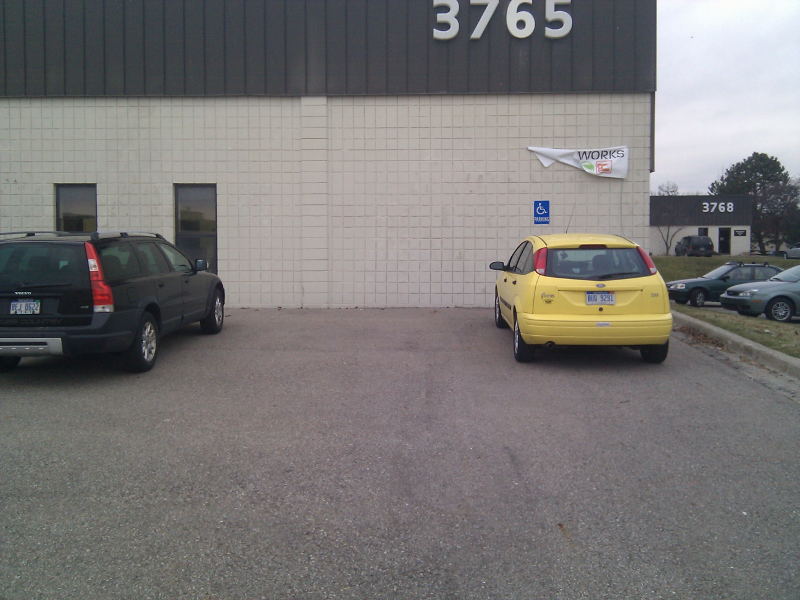
#> input picture resources/parking-car.png, 800 x 600 px, given in place of cable.h264, which was not available
$ python Thresholding.py   (older library calls are emulated)
#> lines starting #> are read from the running program, lines starting #| are printed output that depends on the picture; after the words box and inside, x2 and y2 are one past the last pixel; in counts of white or black regions, pixels touching at a corner belong together; pictures that were not available may be replaced by others from this repository, and a replacement may not be noted
import cv2
import os
import numpy as np

base = 'base'
stainsInWhite = 'stainsInWhite'
stainsInBlackAndWhite = 'stainsInBlackAndWhite'
stainsInBlack = 'stainsInBlack'


def show_image(windowname, img):
    cv2.imshow(windowname, img)
    # cv2.waitKey(0)
    # cv2.destroyAllWindows()


def save_img(path, img):
    cv2.imwrite(path, img)


# [7 lines left out: function threshold_and_show_image, not called in this run]


def invert_image(image):
    return cv2.bitwise_not(image)


def invert_mask(mask):
    return cv2.invert(mask)


# [40 lines left out: functions mask_image, run, create_and_print_mask_etc, not called in this run]


if __name__ == '__main__':
    cap = cv2.VideoCapture('../resources/cable.h264')
    while cap.isOpened():
        ret, img = cap.read()
#> img is the input picture: shape (600, 800, 3); mean B, G, R 117.2, 118.2, 120.8
        if not ret:
            break

        img = cv2.resize(img, (500, 500))
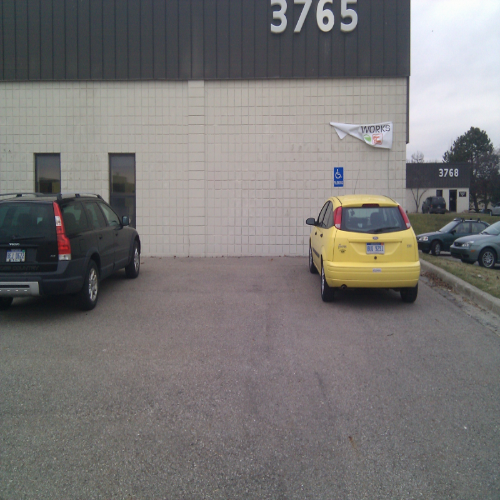
#> img: shape (500, 500, 3); mean B, G, R 117.1, 118.1, 120.7
        gray = cv2.cvtColor(img, cv2.COLOR_BGR2GRAY)
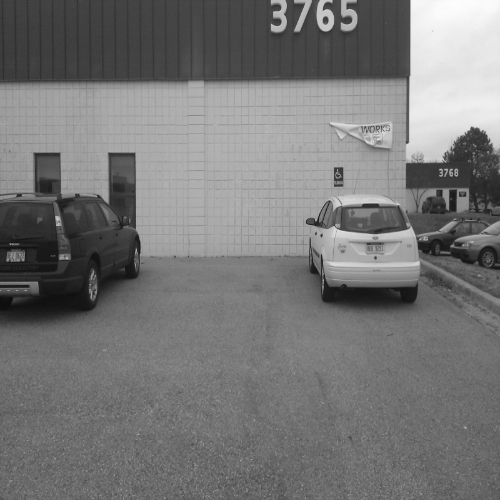
#> gray: shape (500, 500); min 12, max 253, mean 118.7

        ret, thresh = cv2.threshold(gray, 127, 255, 0)
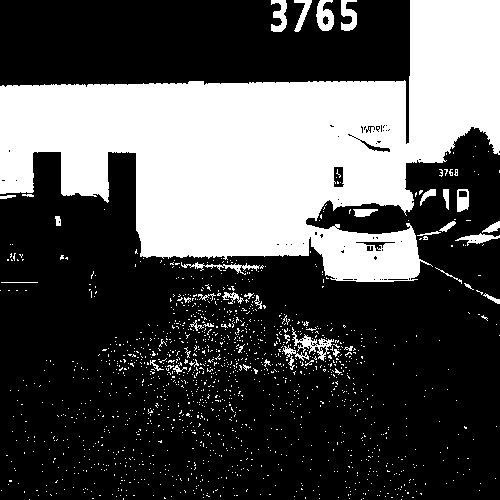
#> thresh: shape (500, 500); 31.9% white; 1478 white regions (1437 under 20 px)
        img2, contours, hierarchy = cv2.findContours(thresh, cv2.RETR_LIST, cv2.CHAIN_APPROX_SIMPLE)
#> contours = 1600 contours, 1565 with area under 20; largest, box (x1, y1, x2, y2) and area: (0, 0, 500, 282) 72377, (316, 0, 334, 31) 352, (292, 327, 334, 361) 319, (271, 0, 287, 32) 256, (341, 0, 357, 31) 250

        counter = 0
        for cnt in contours:
            if cv2.contourArea(cnt) > 5000:  # remove small areas like noise etc
                hull = cv2.convexHull(cnt)  # find the convex hull of contour
                hull = cv2.approxPolyDP(hull, 0.1 * cv2.arcLength(hull, True), True)
                if len(hull) == 4:
                    cv2.drawContours(img, [hull], 0, (0, 255, 0), 2)
                    found = True
                    counter += 1
#> this loop made 1600 passes
#> hull on pass 1596: [[499, 0], [417, 279], [0, 193]]
#> cnt on passes 1 to 6: [[401, 499]], [[361, 499]], [[29, 499]], [[363, 498]], [[349, 498]], [[319, 498]]
#> after the loop, counter = 0

#> (the run stopped early here; a loop or call above may not have finished)

$ run again, on resources/parking-no-car.png
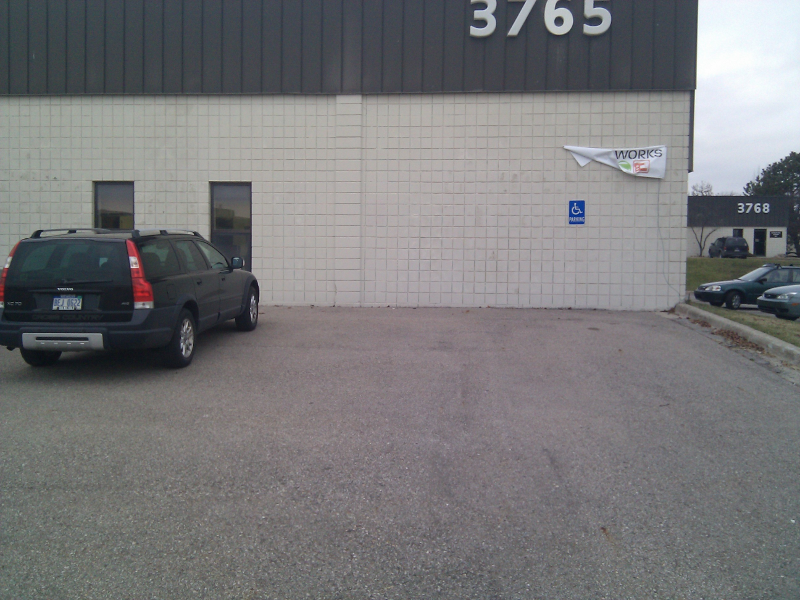
#> input picture resources/parking-no-car.png, 800 x 600 px, given in place of cable.h264, which was not available
#> img is the input picture: shape (600, 800, 3); mean B, G, R 121.3, 119.7, 120.1
#> `img = cv2.resize(img, (500, 500))`:
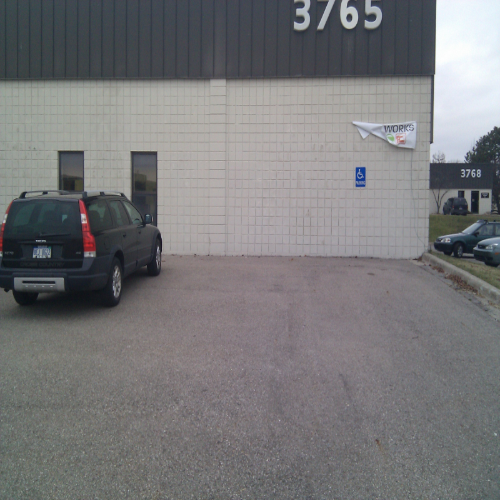
#> img: shape (500, 500, 3); mean B, G, R 121.2, 119.6, 120
#> `ret, thresh = cv2.threshold(gray, 127, 255, 0)`:
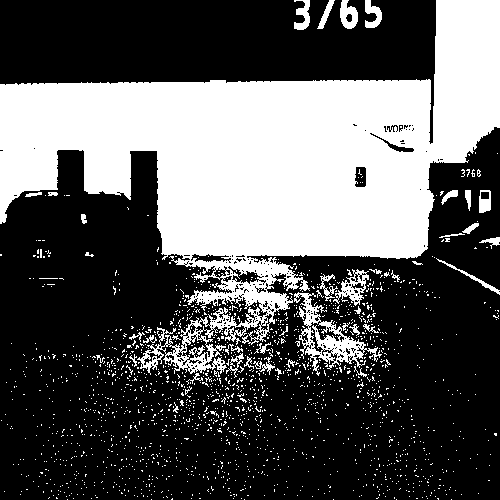
#> thresh: shape (500, 500); 35.2% white; 1824 white regions (1779 under 20 px)
#> contours = 2269 contours, 2206 with area under 20; largest, box (x1, y1, x2, y2) and area: (0, 0, 500, 375) 78766, (294, 292, 382, 376) 2141, (333, 269, 369, 306) 542, (308, 320, 342, 353) 373, (340, 0, 358, 29) 343
#> the loop `for cnt in contours:` made 2269 passes
#> hull on pass 2265: [[499, 0], [220, 373], [0, 223]]
#> after the loop `for cnt in contours:`: counter = 0
